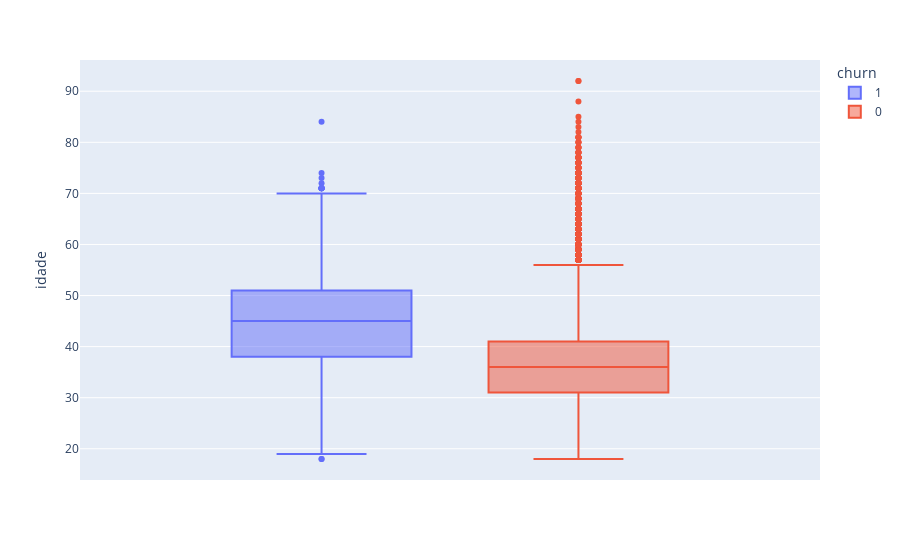

The cell this chart's notebook holds for it:
### Markdown cell above
### Desafio 3

Depois de explorar as variáveis categóricas, chegou a vez das **variáveis numéricas**. Construa gráficos de distribuição como boxplots ou histogramas para analisar o comportamento dos valores numéricos e checar se existem valores inconsistentes.

### Code cell
px.box(base, y='idade', color='churn')

### Figure 1 — Plotly figure (JSON) as saved in the notebook; plotly's stock layout.template omitted (floating-point values rounded to 4 significant figures; data arrays with more than 128 entries replaced by an {"elided": "..."} marker saying what was removed)
{"data": [{"alignmentgroup": "True", "hovertemplate": "churn=1<br>idade=%{y}<extra></extra>", "legendgroup": "1", "marker": {"color": "#636efa"}, "name": "1", "notched": false, "offsetgroup": "1", "orientation": "v", "showlegend": true, "type": "box", "x0": " ", "xaxis": "x", "y": {"elided": "2037 int values"}, "y0": " ", "yaxis": "y"}, {"alignmentgroup": "True", "hovertemplate": "churn=0<br>idade=%{y}<extra></extra>", "legendgroup": "0", "marker": {"color": "#EF553B"}, "name": "0", "notched": false, "offsetgroup": "0", "orientation": "v", "showlegend": true, "type": "box", "x0": " ", "xaxis": "x", "y": {"elided": "7963 int values"}, "y0": " ", "yaxis": "y"}], "layout": {"boxmode": "group", "legend": {"title": {"text": "churn"}, "tracegroupgap": 0}, "margin": {"t": 60}, "xaxis": {"anchor": "y", "domain": [0, 1]}, "yaxis": {"anchor": "x", "domain": [0, 1], "title": {"text": "idade"}}}}
